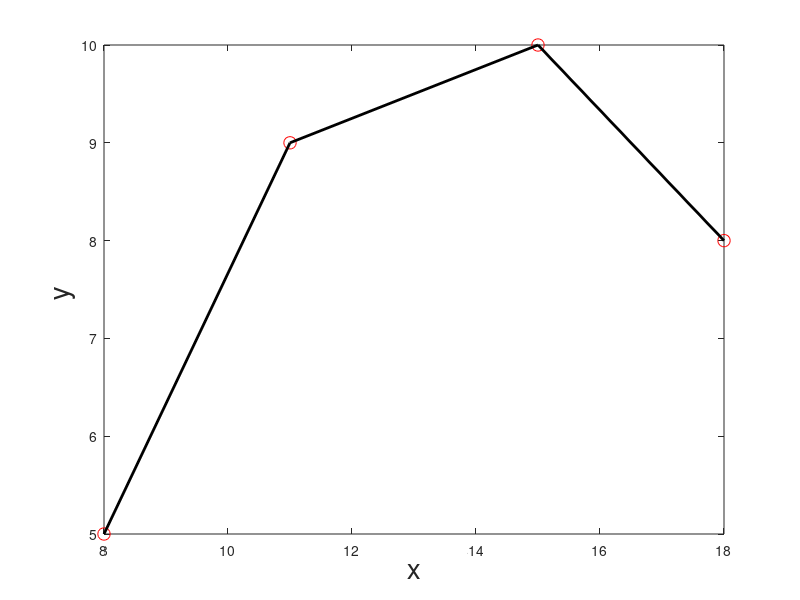

This chart was generated by the following MATLAB code:
%%%%%%%%%%%%%%%%%%%%%%%%%%%%%%%%%%%%%%%%%%%%%%%%
%  Numerical Methods                           %
%  Engr. Mary Christianne Edjan                %
%                                              %
%  Cubic Spline Interpolation                  %
%  Curve Fitting and Interpolation             %
%  Octave Code                                 %
%%%%%%%%%%%%%%%%%%%%%%%%%%%%%%%%%%%%%%%%%%%%%%%%

clear all
clc

% Given
x = [8 11 15 18];
y = [5 9 10 8];
Xint = 12.7;

% Main Code
n = length(x);
for i = 2:n
  if Xint < x(i)
    break
  end
end

Yint=(Xint-x(i))*y(i-1)/(x(i-1)-x(i))+(Xint-x(i-1))*y(i)/(x(i)-x(i-1))

% Plot
plot(x,y,'ro','markersize',9)
hold on
plot(x,y,'k','linewidth',2)
xlabel('x','fontsize',20)
ylabel('y ','fontsize',20)
